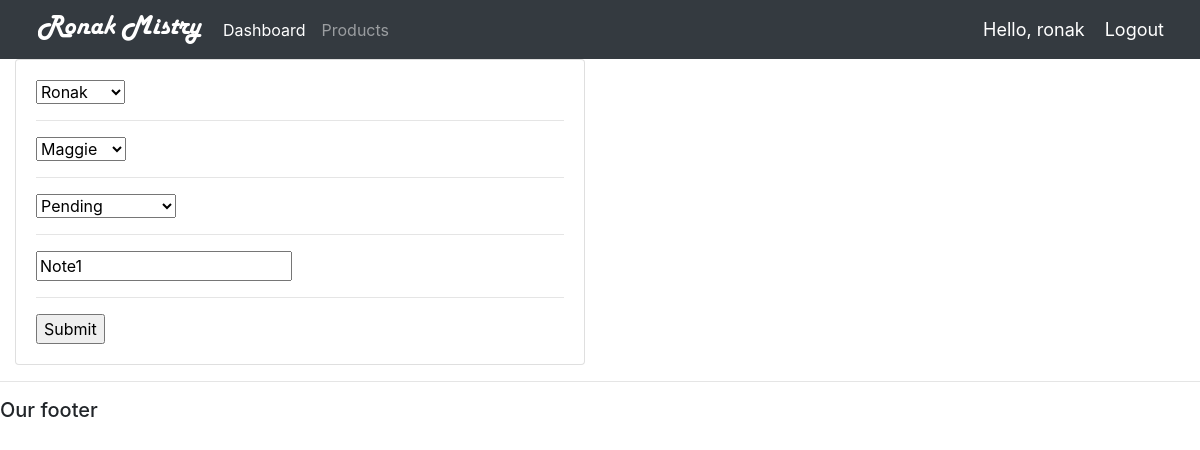
The page /update_order/1/ (signed in) on the database its author committed.
### accounts/models.py (models this page shows)
class Order(models.Model):
	STATUS = (
			('Pending', 'Pending'),
			('Out for delivery', 'Out for delivery'),
			('Delivered', 'Delivered'),
			)
	customer = models.ForeignKey(Customer, null=True, on_delete= models.SET_NULL)
	product = models.ForeignKey(Product, null=True, on_delete= models.SET_NULL)
	date_created = models.DateTimeField(auto_now_add=True, null=True)
	status = models.CharField(max_length=200, null=True, choices=STATUS)
	note = models.CharField(max_length=1000, null=True)
	def __str__(self):
		return self.product.name

### accounts/decorators.py (the view)
		def wrapper_func(request, *args, **kwargs):
			group = None
			if request.user.groups.exists():
				group = request.user.groups.all()[0].name
			if group in allowed_roles:
				return view_func(request, *args, **kwargs)
			else:
				return HttpResponse('You are not authorized to view this page')

### accounts/forms.py
class OrderForm(ModelForm):
	class Meta:
		model = Order
		fields = '__all__'

### accounts/models.py (called while the page is built)
	def __str__(self):
		return self.name

	def __str__(self):
		return self.name

### accounts/views.py (called while the page is built)
@login_required(login_url='login')
@allowed_users(allowed_roles=['admin'])
def updateOrder(request, pk):
	order = Order.objects.get(id=pk)
	form = OrderForm(instance=order)
	print('ORDER:', order)
	if request.method == 'POST':
		form = OrderForm(request.POST, instance=order)
		if form.is_valid():
			form.save()
			return redirect('/')
	context = {'form':form}
	return render(request, 'accounts/order_form.html', context)

### accounts/templates/accounts/order_form.html (shortened to what this page needs)
{%  extends 'accounts/main.html' %}
{% load static %}
{% block content %}
<div class="row">
	<div class="col-md-6">
		<div class="card card-body">
			<form action="" method="POST">
				{% for field in form %}
					{{field}}
					<hr>
				{% endfor %}
				<input type="submit" name="Submit">
			</form>
		</div>
	</div>
</div>
{% endblock %}

### accounts/templates/accounts/navbar.html (shortened to what this page needs)
{% load static %}
<nav class="navbar navbar-expand-lg navbar-dark bg-dark">
 <img src="{% static 'images/Ronak.png' %}">
  <div class="collapse navbar-collapse" id="navbarNav">
    <ul class="navbar-nav">
      {% if request.user.is_staff %}
      <li class="nav-item active">
        <a class="nav-link" href="{% url 'home' %}">Dashboard</a>
      </li>
      <li class="nav-item">
        <a class="nav-link" href="{% url 'products' %}">Products</a>
      </li>
      {% else %}
       <li class="nav-item">
        <a class="nav-link" href="{% url 'account' %}">Settings</a>
      </li>
      {% endif %}
    </ul>
  </div>
  <span class="hello-msg">Hello, {{request.user}}</span>
  <span ><a  class="hello-msg" href="{% url 'logout' %}">Logout</a></span>
</nav>

### static/css/main.css (style rules this page uses)
body { background-color: #ebeff5; }
.hello-msg { font-size: 18px; color: #fff; margin-right: 20px; }

### accounts/templates/accounts/navbar.html (style rules this page uses)
.hello-msg { font-size: 18px; color: #fff; margin-right: 20px; }

### rows shown on the page
Order: form "Ronak" "Maggie" "Pending" "Note1"

### other values the page prints
{{ request.user }} "ronak"
